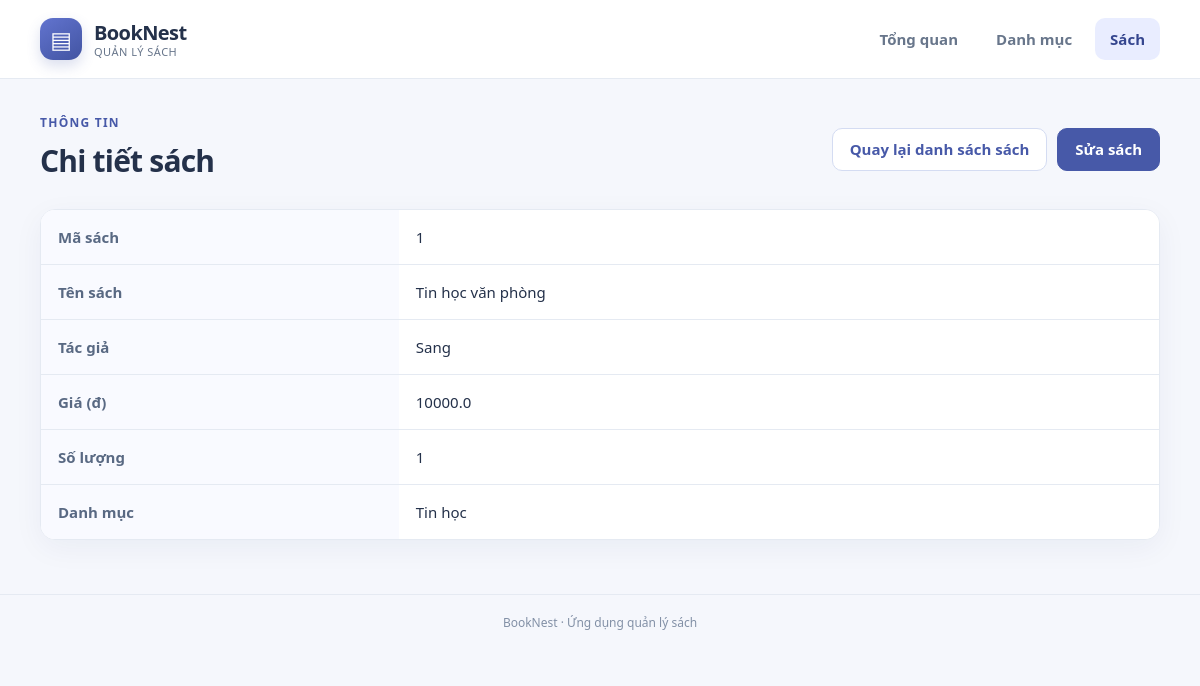
Screenshot of /books/1 with the database file from the repository.
### tables this page shows
CREATE TABLE books (
                id INTEGER PRIMARY KEY AUTOINCREMENT,
                title TEXT NOT NULL,
                author TEXT,
                price REAL NOT NULL CHECK (price >= 0),
                quantity INTEGER NOT NULL DEFAULT 0 CHECK (quantity >= 0),
                category_id INTEGER NOT NULL,
                FOREIGN KEY (category_id) REFERENCES categories(id) ON DELETE RESTRICT
            );

CREATE TABLE categories (
                id INTEGER PRIMARY KEY AUTOINCREMENT,
                name TEXT NOT NULL UNIQUE,
                description TEXT
            );

### app.py (the view)
@app.get("/books/<int:id>")
def book_detail(id):
    with closing(get_connection()) as connection:
        book = connection.execute(
            BOOKS_WITH_CATEGORY + " WHERE books.id = ?", (str(id),)
        ).fetchone()
    if book is None:
        abort(404)
    return render_template("book_detail.html", book=book)

### database.py (called while the page is built)
def get_connection():
    connection = sqlite3.connect(DATABASE_PATH)
    connection.row_factory = sqlite3.Row
    connection.execute("PRAGMA foreign_keys = ON")
    return connection

### templates/book_detail.html (shortened to what this page needs)
{% extends "base.html" %}
{% block content %}
<div class="page-heading">
    <div><p class="eyebrow">THÔNG TIN</p><h1>Chi tiết sách</h1></div>
    <div class="form-actions">
        <a class="button secondary" href="{{ url_for('books') }}">Quay lại danh sách sách</a>
        <a class="button" href="{{ url_for('book_form', id=book.id) }}">Sửa sách</a>
    </div>
</div>
<div class="table-wrapper">
    <table>
        <tbody>
            <tr><th scope="row">Mã sách</th><td>{{ book.id }}</td></tr>
            <tr><th scope="row">Tên sách</th><td>{{ book.title }}</td></tr>
            <tr><th scope="row">Tác giả</th><td>{{ book.author or 'Chưa có thông tin' }}</td></tr>
            <tr><th scope="row">Giá (đ)</th><td>{{ book.price }}</td></tr>
            <tr><th scope="row">Số lượng</th><td>{{ book.quantity }}</td></tr>
            <tr><th scope="row">Danh mục</th><td>{{ book.category_name }}</td></tr>
        </tbody>
    </table>
</div>
{% endblock %}

### static/style.css (style rules this page uses)
:root { --ink: #24314a; --muted: #68768b; --primary: #4759a8; --primary-dark: #35468f; --accent: #e9edff; --surface: #ffffff; --background: #f5f7fc; --line: #e5eaf2; --danger: #b34251; --radius: 15px; --shadow: 0 8px 30px rgba(25, 44, 91, 0.05); }
* { box-sizing: border-box; }
body { margin: 0; background: var(--background); color: var(--ink); font: 15px/1.6 system-ui, -apple-system, "Segoe UI", Arial, sans-serif; }
a { color: var(--primary); }
.page-heading { display: flex; justify-content: space-between; align-items: center; flex-wrap: wrap; gap: 16px; margin-bottom: 24px; }
.page-heading h1, h1 { margin: 0; font-size: clamp(24px, 3vw, 30px); font-weight: 750; letter-spacing: -.8px; }
.eyebrow { margin: 0 0 5px; color: var(--primary); font-size: 12px; font-weight: 800; letter-spacing: 1.25px; text-transform: uppercase; }
.table-wrapper { overflow-x: auto; background: var(--surface); border: 1px solid var(--line); border-radius: var(--radius); box-shadow: var(--shadow); }
table { width: 100%; border-collapse: collapse; background: white; }
th, td { padding: 15px 17px; text-align: left; vertical-align: middle; border-bottom: 1px solid var(--line); }
tbody tr:last-child td, tbody tr:last-child th { border-bottom: 0; }
tbody th[scope="row"] { color: #596983; background: #f9faff; width: 32%; font-weight: 650; }
button, .button { display: inline-flex; justify-content: center; align-items: center; gap: 6px; padding: 10px 17px; border: 1px solid var(--primary); border-radius: 10px; background: var(--primary); color: white; font: inherit; font-weight: 650; line-height: 1.4; text-decoration: none; cursor: pointer; transition: background .2s, transform .15s, box-shadow .2s; }
.secondary { color: var(--primary); background: white; border-color: #d4dcf2; }
.form-actions { display: flex; align-items: center; flex-wrap: wrap; gap: 10px; }
.form-actions .button, .form-actions button { min-width: 92px; }

### rows the page displays
books: id "1", title "Tin học văn phòng", author "Sang", price "10000.0", quantity "1"
categories: category_name "Tin học"
